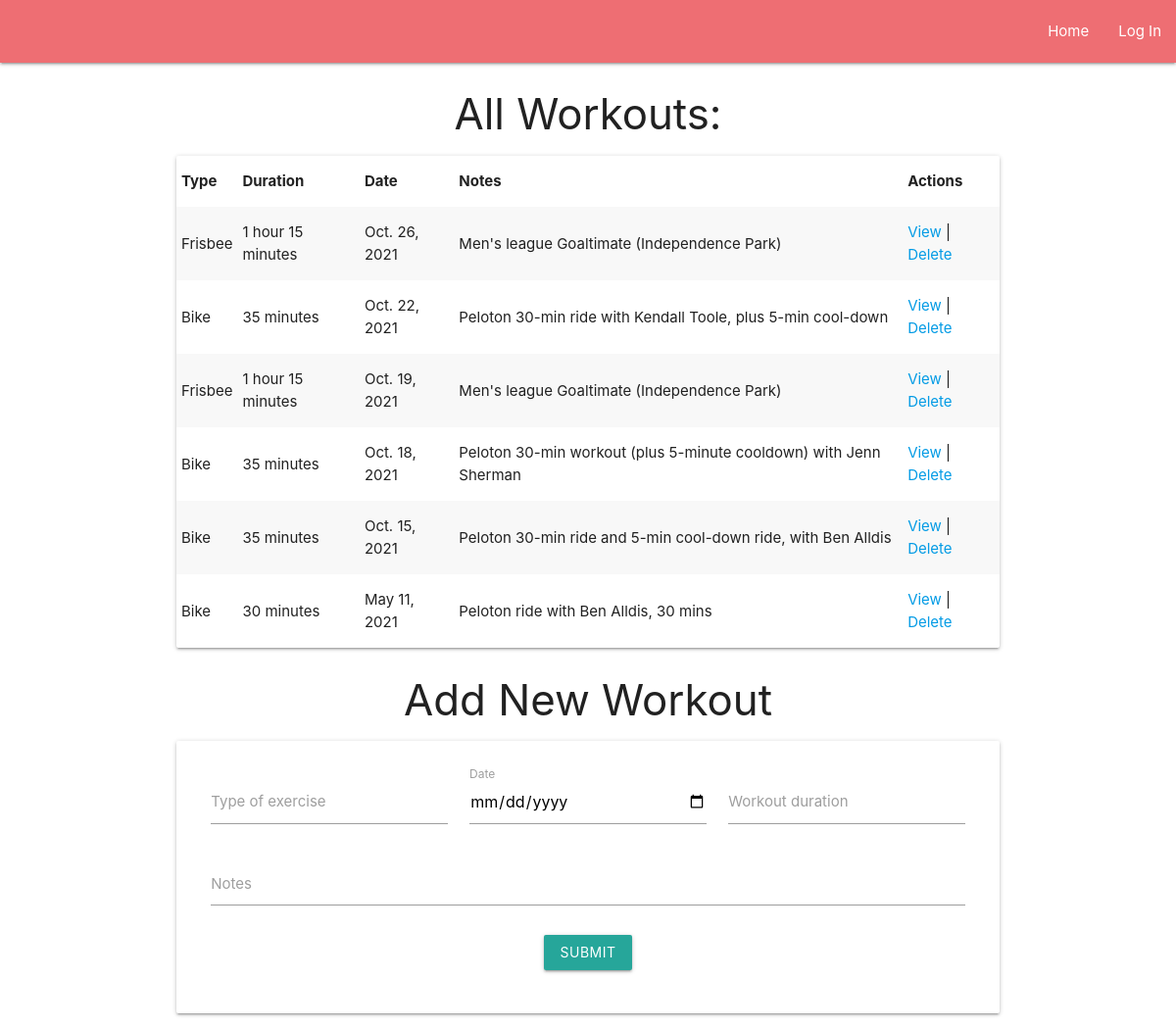
/workouts, run on the app's committed database.
### log_app/models.py (models this page shows)
class Workout(models.Model):
    type_of_exercise = models.CharField(max_length=255)
    duration = models.IntegerField()
    date = models.DateField(blank=True, null=True)
    notes = models.TextField(blank=True)
    user = models.ForeignKey(User, related_name="workouts", on_delete=models.CASCADE)
    created_at = models.DateTimeField(auto_now_add=True)
    updated_at = models.DateTimeField(auto_now=True)
    objects = WorkoutManager()

### log_app/views.py (the view)
# urls.py: path("workouts", views.all_workouts),
def all_workouts(request):
    all_workouts = list(Workout.objects.all())
    for w in all_workouts:
        w.duration = number_to_hours_minutes(w.duration)
    all_workouts.sort(key = lambda w: w.date, reverse=True)
    context = {
        "workouts": all_workouts
    }
    if "input_error_info" in request.session:
        context["errors"] = request.session["input_error_info"]["errors"]
        context["submission"] = request.session["input_error_info"]["submission"]
        del request.session["input_error_info"]
    return render(request, "index.html", context)

### log_app/views.py (called while the page is built)
def number_to_hours_minutes(duration):
    output = f"{f'{duration // 60} hour' if duration >= 60 else ''}"
    output += "s " if duration >= 120 else " "
    output += f"{duration % 60} minutes"
    return output.strip()

### log_app/templates/index.html (shortened to what this page needs)
{% extends "base.html" %}
{% block main_content %}
    <h3 class="center">All Workouts:</h3>
    <div class="card">
        <table class="striped" id="workouts_table">
            <thead>
                <tr>
                    <th>Type</th>
                    <th>Duration</th>
                    <th>Date</th>
                    <th>Notes</th>
                    <th>Actions</th>
                </tr>
            </thead>
            <tbody>
                {% for w in workouts %}
                <tr>
                    <td>{{w.type_of_exercise}}</td>
                    <td>{{w.duration}}</td>
                    <td>{{w.date}}</td>
                    <td>{{w.notes}}</td>
                    <td><a href="/workouts/{{w.id}}">View</a> | <a href="/workouts/{{w.id}}/delete">Delete</a></td>
                </tr>
                {% endfor %}
            </tbody>
        </table>
    </div>
    <h3 class="center">Add New Workout</h3>
    <div class="card">
        <form class="card-content" action="/workouts/create" method="POST" id="new_workout">
            <div class="row">
                <div class="col s12 m6 l4">
                    <div class="input-field">
                        <input type="text" name="type" id="type" value="{{submission.type}}" />
                        <label for="type">Type of exercise</label>
                    </div>
                </div>
                <div class="col s12 m6 l4">
                    <div class="input-field">
                        <input type="date" name="date" id="date" value="{{submission.date}}" />
                        <label for="date">Date</label>
                    </div>
                </div>
                <div class="col s12 m4 l4">
                    <div class="input-field">
                        <input type="number" name="duration" id="duration" value="{{submission.duration}}" />
                        <label for="duration">Workout duration</label>
                    </div>
                </div>
                <div class="col s12 m8 l12">
                    <div class="input-field">
                        <textarea class="materialize-textarea" name="notes" id="notes">{{submission.notes}}</textarea>
                        <label for="notes">Notes</label>
                    </div>
                </div>
                <div class="center-align col s12">
                    <button type="submit" class="btn">Submit</button>
                </div>
            </div>
        </form>
    </div>
{% endblock %}

### log_app/templates/base.html (shortened to what this page needs)
<!DOCTYPE html>
<html lang="en">
<head>
    <link rel="stylesheet" href="https://cdnjs.cloudflare.com/ajax/libs/materialize/1.0.0/css/materialize.min.css">
    {% load static %}
</head>
<body>
    <nav>
        <div class="nav-wrapper">
            <ul class="right">
                <li><a href="/workouts">Home</a></li>
                {% if "user" in request.session %}
                    <li><a href="/login/users/logout">Log Out</a></li>
                {% else %}
                    <li><a href="/login">Log In</a></li>
                {% endif %}
            </ul>
        </div>
    </nav>
    <main class="container">
        {% block main_content %}
        {% endblock %}
    </main>
</body>
</html>

### data on the page
Workout: type_of_exercise "Frisbee", duration "1 hour 15 minutes", date "Oct. 26, 2021", notes "Men's league Goaltimate (Independence Park)"
Workout: type_of_exercise "Bike", duration "35 minutes", date "Oct. 22, 2021", notes "Peloton 30-min ride with Kendall Toole, plus 5-min cool-down"
Workout: type_of_exercise "Frisbee", duration "1 hour 15 minutes", date "Oct. 19, 2021", notes "Men's league Goaltimate (Independence Park)"
Workout: type_of_exercise "Bike", duration "35 minutes", date "Oct. 18, 2021", notes "Peloton 30-min workout (plus 5-minute cooldown) with Jenn Sherman"
Workout: type_of_exercise "Bike", duration "35 minutes", date "Oct. 15, 2021", notes "Peloton 30-min ride and 5-min cool-down ride, with Ben Alldis"
Workout: type_of_exercise "Bike", duration "30 minutes", date "May 11, 2021", notes "Peloton ride with Ben Alldis, 30 mins"
